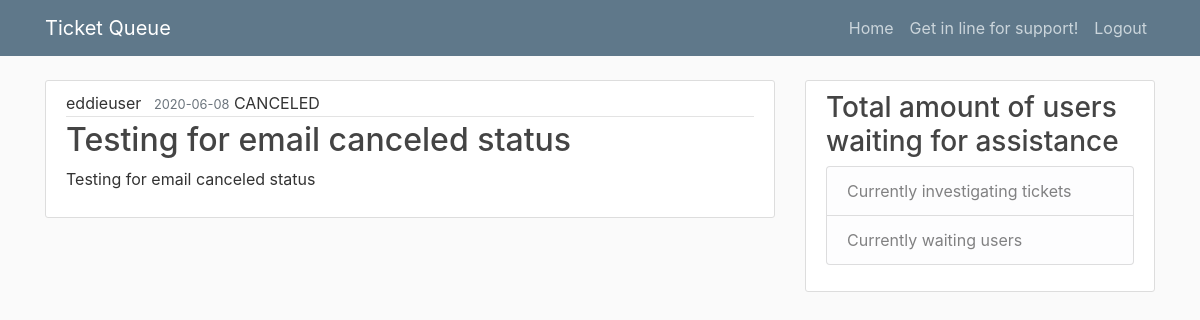
/user_search_ticket/21 (signed in), run on the app's committed database.
### helpdeskqueue/models.py (models this page shows, shortened)
class User(db.Model, UserMixin):
    id = db.Column(db.Integer, primary_key = True)
    username = db.Column(db.String(20), unique = True, nullable = False)
    user_type = db.Column(db.String(20), unique = True, nullable = False)
    email = db.Column(db.String(120), unique = True, nullable = False)
    password = db.Column(db.String(60), nullable = False)
    posts = db.relationship('Post', backref = 'author', lazy = True)

class Post(db.Model):
    id = db.Column(db.Integer, primary_key = True)
    title = db.Column(db.String(100), nullable = False)
    date_posted = db.Column(db.DateTime, nullable = False, default = datetime.utcnow)
    content = db.Column(db.Text, nullable = False)
    category = db.Column(db.Text, nullable = False)
    status = db.Column(db.Text, nullable = False)
    user_id = db.Column(db.Integer, db.ForeignKey('user.id'), nullable = False)
    notes = db.Column(db.String, nullable = True)
    assisted_by = db.Column(db.String, nullable = True)
    def __repr__(self):
        return f"Post('{self.title}','{self.date_posted}, {self.status}, {self.user_id}')"

### helpdeskqueue/routes.py (the view)
@app.route("/user_search_ticket/<int:post_id>", methods = ['GET', 'POST'])
@login_required
def user_search_ticket(post_id):
    print("##########################################", post_id)
    form = QueueForm()
    post = Post.query.get(post_id)
    print("##############################################################",post)
    return render_template('user_search_ticket.html', post = post, admin = admin, status = status, form = form)

### helpdeskqueue/models.py (called while the page is built)
@login_manager.user_loader
def load_user(user_id):
    return User.query.get(int(user_id))

### helpdeskqueue/templates/user_search_ticket.html
{% extends 'layout.html' %}
{% block content %}
    <article class="media content-section">
        <div class="media-body">
          <div class="article-metadata">
            <a class="mr-2" >{{ post.author.username }}</a>
            <small class="text-muted">{{ post.date_posted.strftime('%Y-%m-%d') }}</small>
            <a class = "uppercase">{{ post.status }}</a>
          </div>
          <h2 class = "article-title">{{ post.title }}</h2>
          <p class= "article-content">{{ post.content }}</p>
        </div>
      </article>
{% endblock content %}

### helpdeskqueue/static/main.css (style rules this page uses)
body { background: #fafafa; color: #333333; margin-top: 5rem; }
h1, h2, h3, h4, h5, h6 { color: #444444; }
.content-section { background: #ffffff; padding: 10px 20px; border: 1px solid #dddddd; border-radius: 3px; margin-bottom: 20px; }
.article-title { color: #444444; }
.article-content { white-space: pre-line; }
.article-metadata { padding-bottom: 1px; margin-bottom: 4px; border-bottom: 1px solid #e3e3e3 }
.uppercase { text-transform: uppercase; }

### data on the page
User: author.username "eddieuser"
Post: date_posted "2020-06-08", status "CANCELED", title "Testing for email canceled status", content "Testing for email canceled status"
